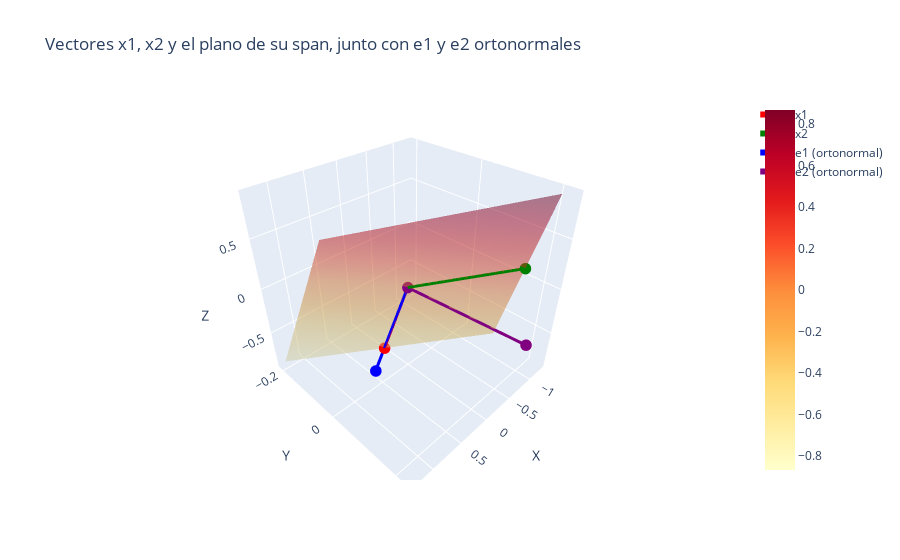

Here is the notebook cell this chart was saved with:
### Markdown cell above
## Graficamos de forma Interactiva

### Code cell
# 5. Creamos la malla para el plano correspondiente al span de x1 y x2
s = np.linspace(-1, 1, 10)
t = np.linspace(-1, 1, 10)
S, T = np.meshgrid(s, t)
# El plano se define como: P = s*x1 + t*x2
X_plane = S * x1[0] + T * x2[0]
Y_plane = S * x1[1] + T * x2[1]
Z_plane = S * x1[2] + T * x2[2]

plano = go.Surface(
    x=X_plane,
    y=Y_plane,
    z=Z_plane,
    colorscale='YlOrRd',
    opacity=0.5,
    name='Span de x1 y x2'
)

# Trazos para los vectores originales x1 y x2
trace_x1 = go.Scatter3d(
    x=[0, x1[0]], y=[0, x1[1]], z=[0, x1[2]],
    mode='lines+markers',
    line=dict(color='red', width=6),
    marker=dict(size=4),
    name='x1'
)

trace_x2 = go.Scatter3d(
    x=[0, x2[0]], y=[0, x2[1]], z=[0, x2[2]],
    mode='lines+markers',
    line=dict(color='green', width=6),
    marker=dict(size=4),
    name='x2'
)

# Trazos para los vectores ortonormales e1 y e2
trace_e1 = go.Scatter3d(
    x=[0, e1[0]], y=[0, e1[1]], z=[0, e1[2]],
    mode='lines+markers',
    line=dict(color='blue', width=6),
    marker=dict(size=4),
    name='e1 (ortonormal)'
)

trace_e2 = go.Scatter3d(
    x=[0, e2[0]], y=[0, e2[1]], z=[0, e2[2]],
    mode='lines+markers',
    line=dict(color='purple', width=6),
    marker=dict(size=4),
    name='e2 (ortonormal)'
)

# Creamos la figura e incluimos los trazos y el plano
fig = go.Figure(data=[trace_x1, trace_x2, trace_e1, trace_e2, plano])
fig.update_layout(
    title='Vectores x1, x2 y el plano de su span, junto con e1 y e2 ortonormales',
    scene=dict(
        xaxis_title='X',
        yaxis_title='Y',
        zaxis_title='Z'
    )
)

fig.show()

### Figure 1 — Plotly figure (JSON) as saved in the notebook; plotly's stock layout.template omitted (floating-point values rounded to 4 significant figures)
{"data": [{"line": {"color": "red", "width": 6}, "marker": {"size": 4}, "mode": "lines+markers", "name": "x1", "type": "scatter3d", "x": [0, 0.3353], "y": [0, -0.0206], "z": [0, -0.6228]}, {"line": {"color": "green", "width": 6}, "marker": {"size": 4}, "mode": "lines+markers", "name": "x2", "type": "scatter3d", "x": [0, -0.9424], "y": [0, 0.1862], "z": [0, 0.2452]}, {"line": {"color": "blue", "width": 6}, "marker": {"size": 4}, "mode": "lines+markers", "name": "e1 (ortonormal)", "type": "scatter3d", "x": [0, 0.4738], "y": [0, -0.02912], "z": [0, -0.8801]}, {"line": {"color": "purple", "width": 6}, "marker": {"size": 4}, "mode": "lines+markers", "name": "e2 (ortonormal)", "type": "scatter3d", "x": [0, -0.8543], "y": [0, 0.2275], "z": [0, -0.4674]}, {"colorscale": [[0, "rgb(255,255,204)"], [0.125, "rgb(255,237,160)"], [0.25, "rgb(254,217,118)"], [0.375, "rgb(254,178,76)"], [0.5, "rgb(253,141,60)"], [0.625, "rgb(252,78,42)"], [0.75, "rgb(227,26,28)"], [0.875, "rgb(189,0,38)"], [1, "rgb(128,0,38)"]], "name": "Span de x1 y x2", "opacity": 0.5, "type": "surface", "x": [[0.6071, 0.6816, 0.7561, 0.8306, 0.9051, 0.9796, 1.054, 1.129, 1.203, 1.278], [0.3977, 0.4722, 0.5467, 0.6212, 0.6957, 0.7702, 0.8447, 0.9192, 0.9937, 1.068], [0.1883, 0.2628, 0.3373, 0.4118, 0.4863, 0.5608, 0.6353, 0.7098, 0.7843, 0.8588], [-0.02113, 0.05337, 0.1279, 0.2024, 0.2769, 0.3514, 0.4259, 0.5004, 0.5749, 0.6494], [-0.2305, -0.156, -0.08154, -0.007043, 0.06746, 0.142, 0.2165, 0.291, 0.3655, 0.44], [-0.44, -0.3655, -0.291, -0.2165, -0.142, -0.06746, 0.007043, 0.08154, 0.156, 0.2305], [-0.6494, -0.5749, -0.5004, -0.4259, -0.3514, -0.2769, -0.2024, -0.1279, -0.05337, 0.02113], [-0.8588, -0.7843, -0.7098, -0.6353, -0.5608, -0.4863, -0.4118, -0.3373, -0.2628, -0.1883], [-1.068, -0.9937, -0.9192, -0.8447, -0.7702, -0.6957, -0.6212, -0.5467, -0.4722, -0.3977], [-1.278, -1.203, -1.129, -1.054, -0.9796, -0.9051, -0.8306, -0.7561, -0.6816, -0.6071]], "y": [[-0.1656, -0.1702, -0.1747, -0.1793, -0.1839, -0.1885, -0.1931, -0.1976, -0.2022, -0.2068], [-0.1242, -0.1288, -0.1334, -0.1379, -0.1425, -0.1471, -0.1517, -0.1563, -0.1608, -0.1654], [-0.08283, -0.08741, -0.09199, -0.09657, -0.1011, -0.1057, -0.1103, -0.1149, -0.1195, -0.124], [-0.04146, -0.04604, -0.05062, -0.05519, -0.05977, -0.06435, -0.06893, -0.07351, -0.07809, -0.08267], [-8.382e-05, -0.004662, -0.009241, -0.01382, -0.0184, -0.02298, -0.02756, -0.03213, -0.03671, -0.04129], [0.04129, 0.03671, 0.03213, 0.02756, 0.02298, 0.0184, 0.01382, 0.009241, 0.004662, 8.382e-05], [0.08267, 0.07809, 0.07351, 0.06893, 0.06435, 0.05977, 0.05519, 0.05062, 0.04604, 0.04146], [0.124, 0.1195, 0.1149, 0.1103, 0.1057, 0.1011, 0.09657, 0.09199, 0.08741, 0.08283], [0.1654, 0.1608, 0.1563, 0.1517, 0.1471, 0.1425, 0.1379, 0.1334, 0.1288, 0.1242], [0.2068, 0.2022, 0.1976, 0.1931, 0.1885, 0.1839, 0.1793, 0.1747, 0.1702, 0.1656]], "z": [[0.3776, 0.2392, 0.1008, -0.03762, -0.176, -0.3144, -0.4528, -0.5912, -0.7296, -0.868], [0.4321, 0.2937, 0.1553, 0.01687, -0.1215, -0.2599, -0.3983, -0.5367, -0.6751, -0.8135], [0.4865, 0.3481, 0.2098, 0.07136, -0.06703, -0.2054, -0.3438, -0.4822, -0.6206, -0.759], [0.541, 0.4026, 0.2642, 0.1259, -0.01254, -0.1509, -0.2893, -0.4277, -0.5661, -0.7045], [0.5955, 0.4571, 0.3187, 0.1803, 0.04195, -0.09644, -0.2348, -0.3732, -0.5116, -0.65], [0.65, 0.5116, 0.3732, 0.2348, 0.09644, -0.04195, -0.1803, -0.3187, -0.4571, -0.5955], [0.7045, 0.5661, 0.4277, 0.2893, 0.1509, 0.01254, -0.1259, -0.2642, -0.4026, -0.541], [0.759, 0.6206, 0.4822, 0.3438, 0.2054, 0.06703, -0.07136, -0.2098, -0.3481, -0.4865], [0.8135, 0.6751, 0.5367, 0.3983, 0.2599, 0.1215, -0.01687, -0.1553, -0.2937, -0.4321], [0.868, 0.7296, 0.5912, 0.4528, 0.3144, 0.176, 0.03762, -0.1008, -0.2392, -0.3776]]}], "layout": {"scene": {"xaxis": {"title": {"text": "X"}}, "yaxis": {"title": {"text": "Y"}}, "zaxis": {"title": {"text": "Z"}}}, "title": {"text": "Vectores x1, x2 y el plano de su span, junto con e1 y e2 ortonormales"}}}
